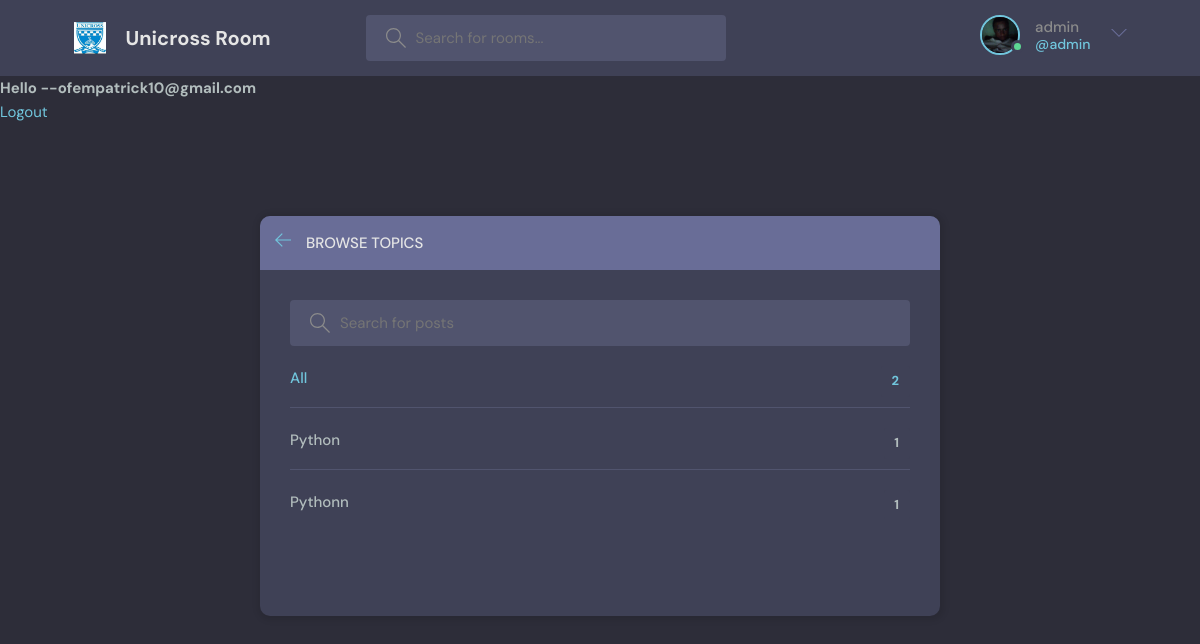
Screenshot of /more-section (signed in) with the database file from the repository.
### paris/models.py (models this page shows, shortened)
class User(AbstractUser):
    name = models.CharField(max_length=250)
    email = models.EmailField(unique=True)
    avatar =  models.ImageField(default='images/avatar.svg', null=True)
    USERNAME_FIELD = 'email'
    REQUIRED_FIELDS = []

class Topic(models.Model):
    name = models.CharField(max_length=255)

### paris/views.py (the view)
# urls.py: path('more-section', views.moreSection, name='more-section'),
def moreSection(request):
    q = request.GET.get('q') if request.GET.get('q') != None else ''
    topics =  Topic.objects.filter(
        name__icontains=q
    )
    context = {'topics': topics}
    return render(request, 'paris/topics.html', context)

### paris/templates/paris/topics.html (shortened to what this page needs)
{%extends 'main.html'%}
{%block content%}
    <main class="create-room layout">
      <div class="container">
        <div class="layout__box">
          <div class="layout__boxHeader">
            <div class="layout__boxTitle">
              <a href="{%url 'home'%}">
                <svg version="1.1" xmlns="http://www.w3.org/2000/svg" width="32" height="32" viewBox="0 0 32 32">
                  <title>arrow-left</title>
                  <path
                    d="M13.723 2.286l-13.723 13.714 13.719 13.714 1.616-1.611-10.96-10.96h27.625v-2.286h-27.625l10.965-10.965-1.616-1.607z"
                  ></path>
                </svg>
              </a>
              <h3>Browse Topics</h3>
            </div>
          </div>
          <div class="topics-page layout__body">
            <form method="GET" action="" class="header__search">
              <label>
                <input name = q placeholder="Search for posts" />
              </label>
            </form>
            <ul class="topics__list">
              <li>
                <a href="{%url 'home' %}" class="active">All <span>{{topics.count}}</span></a>
              </li>
              {%for topic in topics%}
              <li>
                <a href="{%url 'home'%}?q={{topic.name}}">{{topic.name}} <span>{{topic.room_set.all.count}}</span></a>
              </li>
              {%endfor%}
            </ul>
          </div>
        </div>
      </div>
    </main>
{%endblock%}

### templates/navbar.html (shortened to what this page needs)
{%load static %}
<header class="header header--loggedIn">
      <div class="container">
        <a href="{%url 'home' %}" class="header__logo">
          <img src="{%static 'images/download.jpg'%}" />
          <h1>Unicross Room</h1>
        </a>
        <form class="header__search" method="GET" action="{%url 'home' %}">
          <label>
            <input name="q" placeholder="Search for rooms..." />
          </label>
        </form>
        <nav class="header__menu">
          {%if request.user.is_authenticated%}
          <div class="header__user">
            <a href="{%url 'user-profile' user.id %}">
              <div class="avatar avatar--medium active">
                <img src="{{request.user.avatar.url}}" />
              </div>
              <p>{{request.user.username}} <span>@{{request.user.username}}</span></p>
            </a>
            <button class="dropdown-button">
              <svg version="1.1" xmlns="http://www.w3.org/2000/svg" width="32" height="32" viewBox="0 0 32 32">
                <title>chevron-down</title>
                <path d="M16 21l-13-13h-3l16 16 16-16h-3l-13 13z"></path>
              </svg>
            </button>
          </div>
          {%else%}
          <a href="{%url 'login' %}">
            <img src="{%static 'images/avatar.svg'%}" />
            <p>Login</p>
          </a>
          {%endif%}
        </nav>
      </div>
    </header>
{%if request.user.is_authenticated%}
<h2>Hello --{{request.user}}</h2>
<a href="{%url 'logout' %}">Logout</a>
{%else%}
<a href="{%url 'login' %}">Login</a>
{%endif%}

### static/styles/style.css (style rules this page uses)
:root { --color-main: #71c6dd; --color-main-light: #e1f6fb; --color-dark: #3f4156; --color-dark-medium: #51546e; --color-dark-light: #696d97; --color-light: #e5e5e5; --color-gray: #8b8b8b; --color-light-gray: #b2bdbd; --color-bg: #2d2d39; --color-success: #5dd693; --color-error: #fc4b0b; }
* { font-family: "DM Sans", -apple-system, BlinkMacSystemFont, "Segoe UI", Roboto, Oxygen, Ubuntu, Cantarell, "Open Sans", "Helvetica Neue", sans-serif; margin: 0; padding: 0; box-sizing: border-box; text-rendering: optimizeLegibility; font-size: inherit; }
html { font-size: 56.25%; }
@media only screen and (min-width: 1200px) { html { font-size: 62.5%; } }
body { line-height: 1.6; font-weight: 400; font-size: 1.5rem; color: var(--color-light-gray); background-color: var(--color-bg); min-height: 100vh; }
img { width: 100%; }
a { display: inline-block; color: var(--color-main); text-decoration: none; }
.container { max-width: 120rem; width: 90%; margin: auto; }
.avatar { position: relative; display: inline-block; border-radius: 50%; border: 2px solid var(--color-main); }
.avatar img { display: block; border-radius: 50%; object-fit: cover; object-position: center; }
.avatar::after { content: ""; display: block; position: absolute; background-color: var(--color-gray); z-index: 111; border-radius: 50%; border: 0.3rem solid var(--color-dark); }
.avatar.active::after { background-color: var(--color-success); }
.avatar.avatar--medium img { width: 3.6rem; height: 3.6rem; border-radius: 50%; }
.avatar.avatar--medium:after { width: 0.7rem; height: 0.7rem; bottom: 0px; right: -6px; }
.header { padding: 1.5rem; background-color: var(--color-dark); }
.header > .container { display: flex; gap: 9.5rem; }
.header__logo, .header__user { display: flex; gap: 2rem; align-items: center; }
.header__logo > img { height: 3.2rem; width: 3.2rem; }
.header__logo > h1 { font-weight: 700; font-size: 2rem; color: var(--color-light); }
.header__search > label { background-color: var(--color-dark-medium); padding: 1.3rem 1rem; display: flex; align-items: center; gap: 1rem; border-radius: 4px; }
.header__search svg { fill: var(--color-gray); width: 2rem; height: 2rem; margin-left: 1rem; }
.header__search input { width: 30rem; background: transparent; border: none; outline: none; color: var(--color-light); }
.header__menu { margin-left: auto; position: relative; }
.header__menu a { display: flex; gap: 1.5rem; align-items: center; font-weight: 500; text-decoration: none; color: var(--color-gray); }
.header__menu img { height: 3.6rem; }
.header__menu p { line-height: 1.2; }
.header__menu span { color: var(--color-main); font-weight: 500; font-size: 1.4rem; display: block; }
.header__menu svg { width: 1.6rem; height: 1.6rem; fill: var(--color-dark-light); }
.dropdown-button { background: transparent; border: 0; outline: 0; cursor: pointer; }
.layout { margin-top: 2.4rem; }
.layout > .container { display: flex; justify-content: space-between; align-items: flex-start; }
.layout__box { width: 90%; max-width: 48rem; min-height: 40rem; position: absolute; top: 50%; left: 50%; transform: translate(-50%, -46%); background-color: var(--color-dark); border-radius: 1rem; box-shadow: 1px 1px 6px 3px rgba(0, 0, 0, 0.1); overflow: hidden; }
.layout__boxHeader { display: flex; padding: 1.5rem; background-color: var(--color-dark-light); }
.layout__boxTitle { display: flex; gap: 1.5rem; align-items: center; }
.layout__boxTitle h3 { text-transform: uppercase; font-weight: 500; color: var(--color-light); }
.layout__boxTitle svg { width: 1.6rem; height: 1.6rem; fill: var(--color-main); }
.layout__body { margin: 3rem; }
.topics__list { list-style: none; }
.topics__list li a { display: flex; justify-content: space-between; margin-bottom: 3rem; font-weight: 500; color: var(--color-light-gray); transition: all 0.3s ease-in-out; }
.topics__list li a.active, .topics__list li a:hover { color: var(--color-main); }
.topics__list li a span { padding: 0.5rem 1rem; background-color: var(--color-dark); border-radius: 3px; font-size: 1.3rem; font-weight: 700; letter-spacing: 1px; }
.topics-page .topics__list li:not(:last-child) a { margin: 2rem 0; padding-bottom: 1rem; text-decoration: none; border-bottom: 1px solid var(--color-dark-medium); }
.topics-page .header__search { display: block; }
.create-room.layout .layout__box { max-width: 68rem; }

### rows the page displays
User: user.avatar (picture), user.username "admin", user "ofempatrick10@gmail.com"
Topic: name "Python", room_set.all.count "1"
Topic: name "Pythonn", room_set.all.count "1"

### other values shown
{{ topics.count }} "2"
